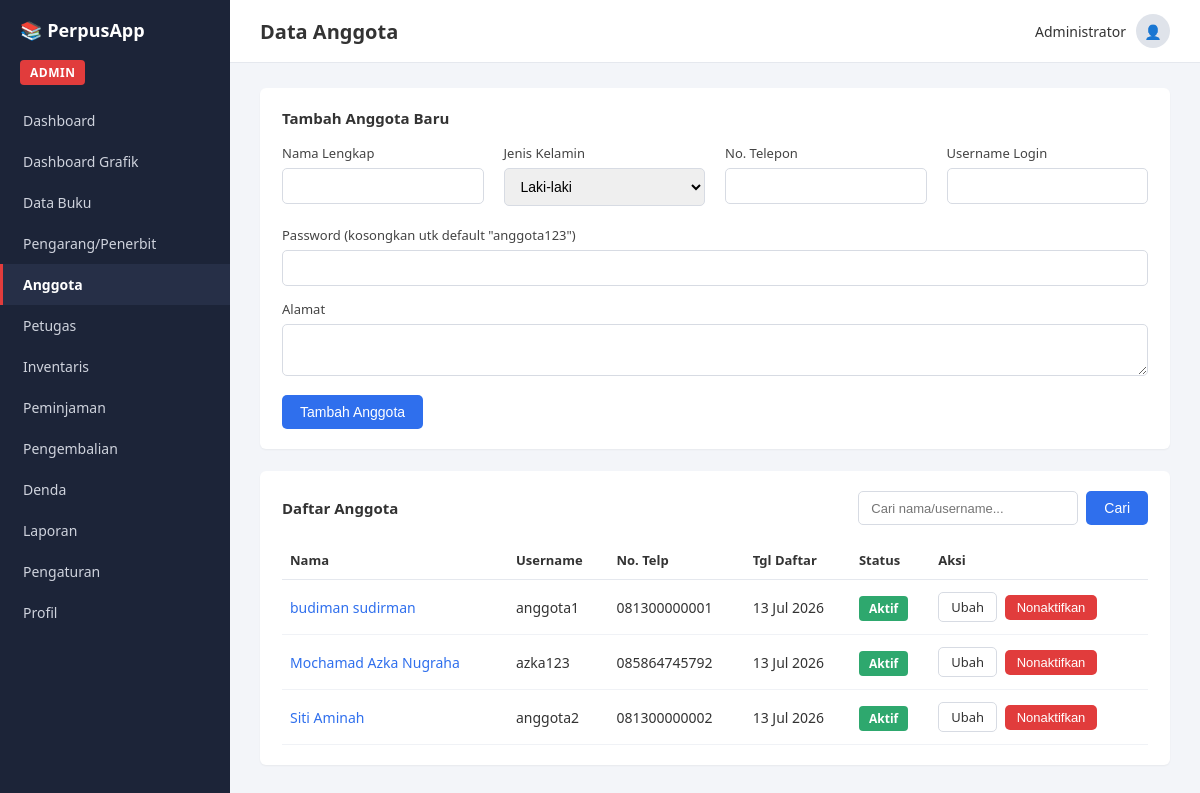
/anggota.php, run on the app's committed database.
### tables this page shows
CREATE TABLE `anggota` (
  `kd_anggota` int(11) NOT NULL,
  `nm_anggota` varchar(150) NOT NULL,
  `jenis_kelamin` char(1) DEFAULT 'L',
  `alamat` text DEFAULT NULL,
  `no_telp` varchar(30) DEFAULT NULL,
  `foto` varchar(255) DEFAULT NULL,
  `tgl_daftar` date DEFAULT NULL,
  `user` varchar(50) DEFAULT NULL,
  `password` varchar(255) DEFAULT NULL,
  `status_aktif` tinyint(1) DEFAULT 1
);

### anggota.php (the view, shortened to what this page needs)
<?php
require 'config.php';
$active = 'anggota';
$pageTitle = 'Data Anggota';
$search = trim($_GET['q'] ?? '');
if ($search !== '') {
    $stmt = $pdo->prepare("SELECT * FROM anggota WHERE nm_anggota LIKE ? OR user LIKE ? ORDER BY nm_anggota ASC");
    $like = "%$search%";
    $stmt->execute([$like, $like]);
    $anggotaList = $stmt->fetchAll();
} else {
    $anggotaList = $pdo->query("SELECT * FROM anggota ORDER BY nm_anggota ASC")->fetchAll();
}
$editAnggota = null;
?>
<!DOCTYPE html>
<html lang="id">
<head>
<link rel="stylesheet" href="assets/style.css">
</head>
<body>
<div class="layout">
    <?php include 'includes/sidebar.php'; ?>
    <div class="main">
        <?php include 'includes/header.php'; ?>
        <div class="content">
            <div class="card">
                <h2><?= $editAnggota ? 'Ubah Anggota' : 'Tambah Anggota Baru' ?></h2>
                <form method="post">
                    <div class="form-row">
                        <div class="form-group">
                            <label>Nama Lengkap</label>
                            <input type="text" name="nm_anggota" required value="<?= htmlspecialchars($editAnggota['nm_anggota'] ?? '') ?>">
                        </div>
                        <div class="form-group">
                            <label>Jenis Kelamin</label>
                            <select name="jenis_kelamin">
                                <option value="L" <?= (($editAnggota['jenis_kelamin'] ?? 'L') === 'L') ? 'selected' : '' ?>>Laki-laki</option>
                            </select>
                        </div>
                        <div class="form-group">
                            <label>No. Telepon</label>
                            <input type="text" name="no_telp" value="<?= htmlspecialchars($editAnggota['no_telp'] ?? '') ?>">
                        </div>
                        <div class="form-group">
                            <label>Username Login</label>
                            <input type="text" name="user" required value="<?= htmlspecialchars($editAnggota['user'] ?? '') ?>">
                        </div>
                        <?php if (!$editAnggota): ?>
                        <div class="form-group">
                            <label>Password (kosongkan utk default "anggota123")</label>
                            <input type="password" name="password">
                        </div>
                        <?php endif; ?>
                    </div>
                    <div class="form-row">
                        <div class="form-group">
                            <label>Alamat</label>
                            <textarea name="alamat" rows="2"><?= htmlspecialchars($editAnggota['alamat'] ?? '') ?></textarea>
                        </div>
                    </div>
                    <button type="submit" name="<?= $editAnggota ? 'edit' : 'add' ?>" class="btn btn-primary">
                        <?= $editAnggota ? 'Simpan Perubahan' : 'Tambah Anggota' ?>
                    </button>
                </form>
            </div>
            <div class="card">
                <div class="card-header-row">
                    <h2>Daftar Anggota</h2>
                    <form class="search-bar" method="get">
                        <input type="text" name="q" placeholder="Cari nama/username..." value="<?= htmlspecialchars($search) ?>">
                        <button type="submit" class="btn btn-primary">Cari</button>
                    </form>
                </div>
                <table>
                    <thead>
                        <tr>
                            <th>Nama</th><th>Username</th><th>No. Telp</th><th>Tgl Daftar</th><th>Status</th><th>Aksi</th>
                        </tr>
                    </thead>
                    <tbody>
                    <?php foreach ($anggotaList as $row): ?>
                        <tr>
                            <td class="link-name"><?= htmlspecialchars($row['nm_anggota']) ?></td>
                            <td><?= htmlspecialchars($row['user']) ?></td>
                            <td><?= htmlspecialchars($row['no_telp']) ?></td>
                            <td><?= $row['tgl_daftar'] ? date('d M Y', strtotime($row['tgl_daftar'])) : '-' ?></td>
                            <td>
                                <?php if ($row['status_aktif']): ?>
                                    <span class="badge badge-aktif">Aktif</span>
                                <?php else: ?>
                                    <span class="badge badge-nonaktif">Nonaktif</span>
                                <?php endif; ?>
                            </td>
                            <td>
                                <a class="btn btn-outline btn-sm" href="?edit_id=<?= $row['kd_anggota'] ?>">Ubah</a>
                                <form method="post" style="display:inline">
                                    <button type="submit" name="toggle_status" class="btn <?= $row['status_aktif'] ? 'btn-danger' : 'btn-success' ?> btn-sm">
                                        <?= $row['status_aktif'] ? 'Nonaktifkan' : 'Aktifkan' ?>
                                    </button>
                                </form>
                            </td>
                        </tr>
                    <?php endforeach; ?>
                    </tbody>
                </table>
            </div>
        </div>
    </div>
</div>
</body>
</html>

### includes/sidebar.php
<?php
$menu = [
    'dashboard'          => ['label' => 'Dashboard',           'href' => 'dashboard.php'],
    'dashboard_grafik'   => ['label' => 'Dashboard Grafik',    'href' => 'dashboard_grafik.php'],
    'data_buku'          => ['label' => 'Data Buku',           'href' => 'data_buku.php'],
    'pengarang_penerbit' => ['label' => 'Pengarang/Penerbit',  'href' => 'pengarang_penerbit.php'],
    'anggota'            => ['label' => 'Anggota',             'href' => 'anggota.php'],
    'petugas'            => ['label' => 'Petugas',             'href' => 'petugas.php'],
    'inventaris'         => ['label' => 'Inventaris',          'href' => 'inventaris.php'],
    'peminjaman'         => ['label' => 'Peminjaman',          'href' => 'peminjaman.php'],
    'pengembalian'       => ['label' => 'Pengembalian',        'href' => 'pengembalian.php'],
    'denda'              => ['label' => 'Denda',               'href' => 'denda.php'],
    'laporan'            => ['label' => 'Laporan',             'href' => 'laporan.php'],
    'pengaturan'         => ['label' => 'Pengaturan',          'href' => 'pengaturan.php'],
    'profil'             => ['label' => 'Profil',              'href' => 'profil.php'],
];
?>
<aside class="sidebar">
    <div class="brand">📚 PerpusApp</div>
    <span class="role-badge">ADMIN</span>
    <nav>
        <?php foreach ($menu as $key => $item): ?>
            <a href="<?= $item['href'] ?>" class="<?= ($active ?? '') === $key ? 'active' : '' ?>">
                <?= htmlspecialchars($item['label']) ?>
            </a>
        <?php endforeach; ?>
    </nav>
</aside>

### includes/header.php
<div class="topbar">
    <h1><?= htmlspecialchars($pageTitle ?? '') ?></h1>
    <div class="user">
        <span>Administrator</span>
        <div class="avatar">👤</div>
    </div>
</div>

### assets/style.css (style rules this page uses)
* { box-sizing: border-box; }
body { margin: 0; font-family: 'Segoe UI', Arial, sans-serif; background: #f3f5f9; color: #333; }
.layout { display: flex; min-height: 100vh; }
.sidebar { width: 230px; background: #1c2438; color: #cfd3dd; flex-shrink: 0; padding-bottom: 30px; }
.sidebar .brand { display: flex; align-items: center; gap: 8px; padding: 18px 20px; font-weight: 700; font-size: 18px; color: #fff; }
.sidebar .role-badge { margin: 0 20px 15px 20px; background: #e13c3c; color: #fff; font-size: 12px; font-weight: 700; padding: 4px 10px; border-radius: 4px; display: inline-block; letter-spacing: 0.5px; }
.sidebar nav a { display: block; padding: 11px 20px; color: #cfd3dd; text-decoration: none; font-size: 14px; border-left: 3px solid transparent; }
.sidebar nav a.active { background: #262f47; color: #fff; font-weight: 600; border-left: 3px solid #e13c3c; }
.main { flex: 1; display: flex; flex-direction: column; min-width: 0; }
.topbar { background: #fff; padding: 14px 30px; display: flex; align-items: center; justify-content: space-between; border-bottom: 1px solid #e5e8ee; }
.topbar h1 { font-size: 20px; margin: 0; }
.topbar .user { display: flex; align-items: center; gap: 10px; color: #333; font-size: 14px; }
.avatar { width: 34px; height: 34px; border-radius: 50%; background: #dfe3ea; display: flex; align-items: center; justify-content: center; }
.content { padding: 25px 30px; }
.card { background: #fff; border-radius: 6px; padding: 20px 22px; margin-bottom: 22px; box-shadow: 0 1px 2px rgba(0,0,0,0.05); }
.card h2 { font-size: 15px; margin: 0 0 16px 0; }
.form-row { display: flex; gap: 20px; flex-wrap: wrap; margin-bottom: 14px; }
.form-group { flex: 1; min-width: 200px; }
.form-group label { display: block; font-size: 13px; margin-bottom: 6px; color: #444; }
.form-group input, .form-group select, .form-group textarea { width: 100%; padding: 9px 12px; border: 1px solid #d7dbe3; border-radius: 5px; font-size: 14px; }
.btn { display: inline-block; border: none; padding: 9px 18px; border-radius: 5px; font-size: 14px; cursor: pointer; text-decoration: none; }
.btn-primary { background: #2f6fed; color: #fff; }
.btn-outline { background: #fff; border: 1px solid #d7dbe3; color: #333; }
.btn-danger { background: #e13c3c; color: #fff; }
.btn-sm { padding: 5px 12px; font-size: 13px; margin-right: 4px; }
table { width: 100%; border-collapse: collapse; }
thead th { text-align: left; font-size: 13px; color: #333; padding: 10px 8px; border-bottom: 1px solid #e5e8ee; }
tbody td { padding: 12px 8px; font-size: 14px; border-bottom: 1px solid #f0f2f6; color: #333; }
.link-name { color: #2f6fed; }
.badge { padding: 4px 10px; border-radius: 4px; font-size: 12px; font-weight: 600; color: #fff; }
.badge-aktif { background: #2ea86e; }
.search-bar { display: flex; gap: 8px; }
.search-bar input { padding: 8px 12px; border: 1px solid #d7dbe3; border-radius: 5px; font-size: 13px; width: 220px; }
.card-header-row { display: flex; align-items: center; justify-content: space-between; margin-bottom: 16px; }
.card-header-row h2 { margin: 0; }

### data on the page
anggota: nm_anggota "budiman sudirman", user "anggota1", no_telp "081300000001", tgl_daftar "13 Jul 2026", status_aktif "Aktif"
anggota: nm_anggota "Mochamad Azka Nugraha", user "azka123", no_telp "085864745792", tgl_daftar "13 Jul 2026", status_aktif "Aktif"
anggota: nm_anggota "Siti Aminah", user "anggota2", no_telp "081300000002", tgl_daftar "13 Jul 2026", status_aktif "Aktif"

### other printed values
$item['label'] "Dashboard"
$item['label'] "Dashboard Grafik"
$item['label'] "Data Buku"
$item['label'] "Pengarang/Penerbit"
$item['label'] "Anggota"
$item['label'] "Petugas"
$item['label'] "Inventaris"
$item['label'] "Peminjaman"
$item['label'] "Pengembalian"
$item['label'] "Denda"
$item['label'] "Laporan"
$item['label'] "Pengaturan"
$item['label'] "Profil"
$pageTitle "Data Anggota"
